Frame 1 (no input): blank canvas, image omitted
Frame 60 (the mouse pressed at the canvas centre just before this capture): blank canvas, image omitted
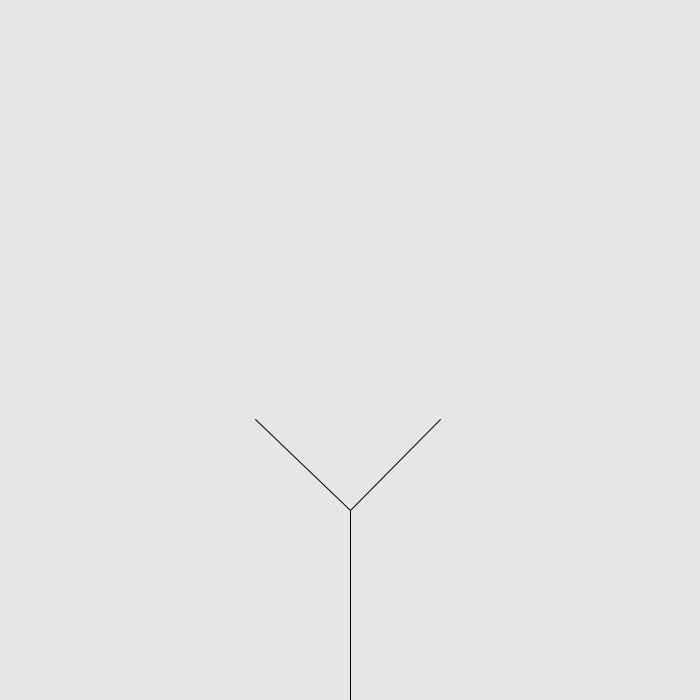
Frame 120 (the mouse held since frame 60 and released just before this capture)

The Processing sketch whose frames 1 and 60 were blank and that drew this single picture after the mouse press (run headless with seeded random() and noise(); from frame 60 on, the mouse is pressed at the canvas centre):

// Processing sketch: sketch_02_recursive_objects_tree
// ── sketch_02_recursive_objects_tree.pde
ArrayList<Branch> tree = new ArrayList<Branch>();
float angle;

void setup() {
  size(700, 700);

  PVector begin = new PVector(0, 0);
  PVector end = new PVector(0, -190);
  Branch root = new Branch(begin, end);
  tree.add(root);

  angle = PI / 4.0;
}

void mousePressed() {
  for (int i = tree.size()-1; i >= 0; i = i - 1) {
    Branch currentBranch = tree.get(i);
    if (!currentBranch.finished) {
      Branch rightBranch = currentBranch.branch(angle);
      Branch leftBranch = currentBranch.branch(-angle);
      tree.add(rightBranch);
      tree.add(leftBranch);
      currentBranch.finished = true;
    }
  }
}

void draw() {
  background(230);

  pushMatrix();
  translate(width/2, height);
  for (Branch branch : tree) {
    branch.show();
    branch.swing(millis() / 100.0);
  }
  popMatrix();
}

class Branch {
  PVector begin;
  PVector end;
  boolean finished;

  Branch(PVector begin, PVector end) {
    this.begin = begin;
    this.end = end;
  }

  Branch branch(float angle) {
    PVector dir = PVector.sub(this.end, this.begin);
    dir.rotate(angle);
    dir.mult(0.67);
    PVector newEnd = PVector.add(end, dir);
    Branch newBranch = new Branch(end, newEnd);
    return newBranch;
  }

  void swing(float time) {
    float dist = map(PVector.dist(begin, end), 0, 190, 1, 0);
    end.x += (noise(end.x, time) - 0.5) * dist * 3;
    end.y += (noise(end.y, time) - 0.5) * dist * 3;
  }

  void show() {
    stroke(0);
    line(begin.x, begin.y, end.x, end.y);
  }

}
